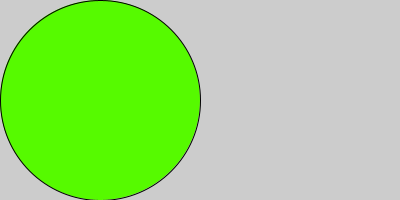
Frame 1 (no input)
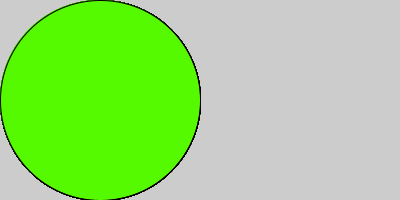
Frame 60 (the mouse pressed at the canvas centre just before this capture)
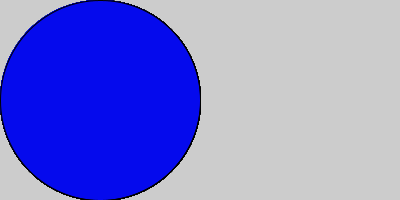
Frame 120 (the mouse held since frame 60 and released just before this capture)

The Processing sketch that drew these frames (run headless with seeded random() and noise(); from frame 60 on, the mouse is pressed at the canvas centre):

// Processing sketch: Logical_dot_SP
// ── Logical_dot_SP.pde
void setup() {
size(400,200); }
void draw() { 
if(mousePressed) {
fill(#050AED); 
}else{
  fill(#56FA00); }
ellipse(100,100,200,200); }
